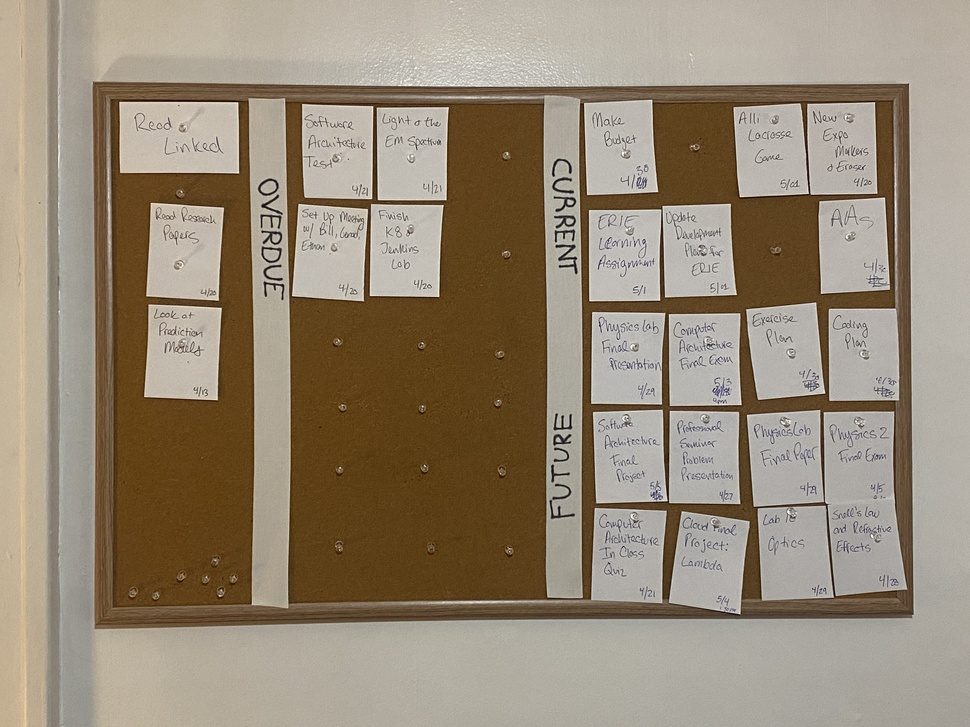
#> input picture img/2022-04-20.jpg, 970 x 727 px, shrunk from 4032 x 3024 before the run
$ python edge_detection.py
#> lines starting #> are read from the running program, lines starting #| are printed output that depends on the picture; after the words box and inside, x2 and y2 are one past the last pixel; in counts of white or black regions, pixels touching at a corner belong together
import cv2 as cv
import numpy as np
import matplotlib.pyplot as plt

img = cv.imread('../img/2022-04-20.jpg', 0)
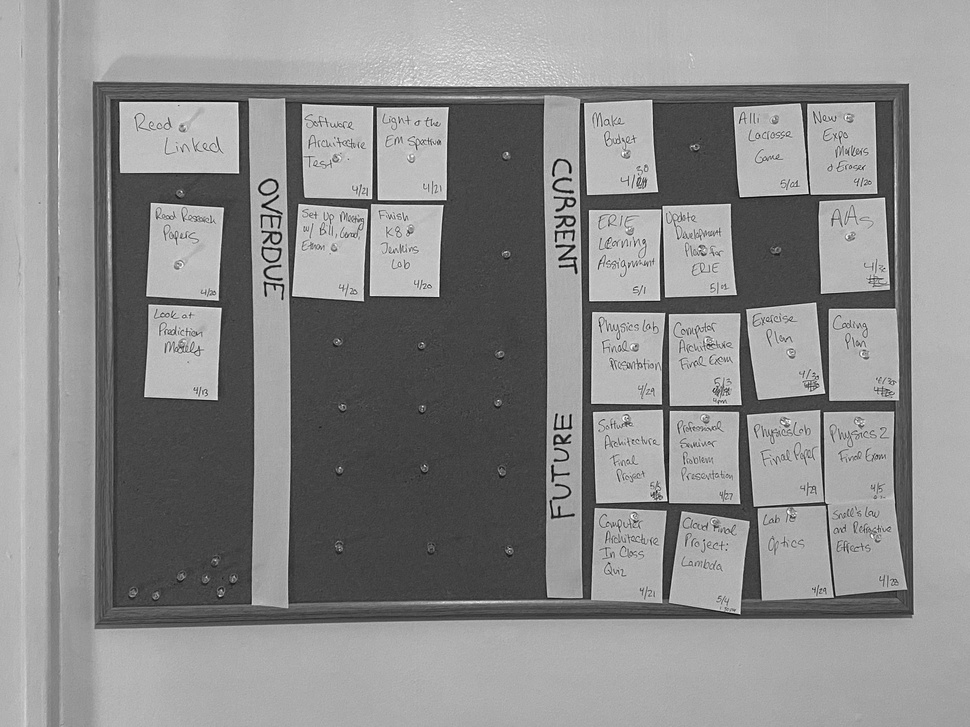
#> img: shape (727, 970); min 0, max 255, mean 139.5

def simple_edge_detection(image):
    edges_detected = cv.Canny(image , 100, 200)
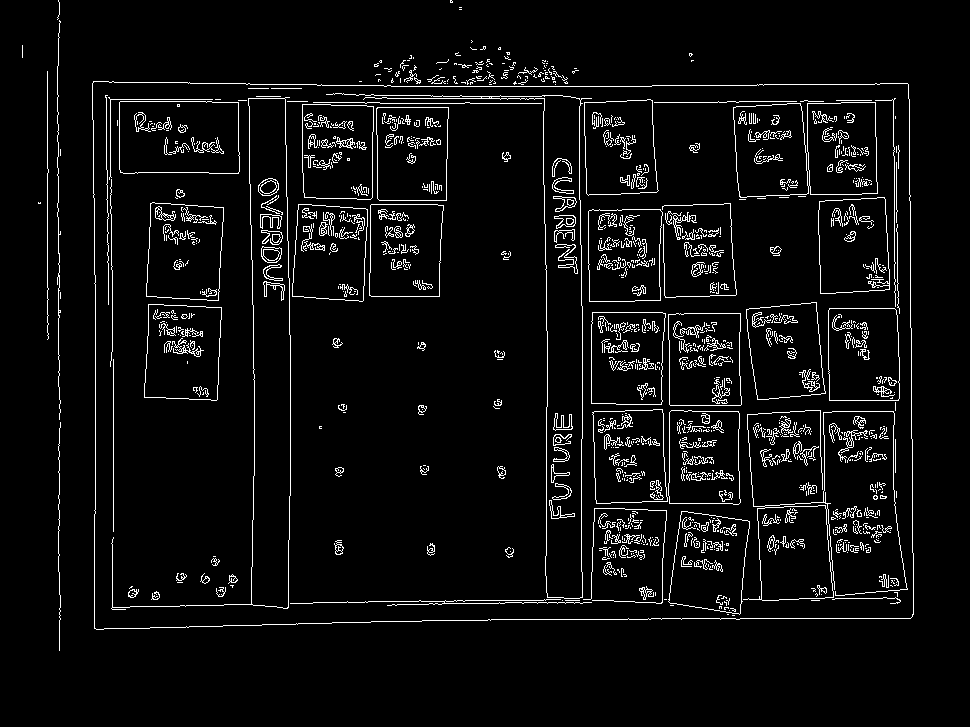
#> edges_detected: shape (727, 970); 5% white in thin lines or dots, all inside (x1, y1, x2, y2) = (22, 0, 914, 651)
    images = [image , edges_detected]
    location = [121, 122]
    for loc, edge_image in zip(location, images):
        plt.subplot(loc)
        plt.imshow(edge_image, cmap='gray')
        cv.imwrite('../plot/edge_detected.png', edges_detected)
        plt.savefig('../plot/edge_plot.png')
        plt.show()
#> this loop made 2 passes
#> loc on passes 1 to 2: 121, 122

def main():
    simple_edge_detection(img)

if __name__ == "__main__":
    main()
